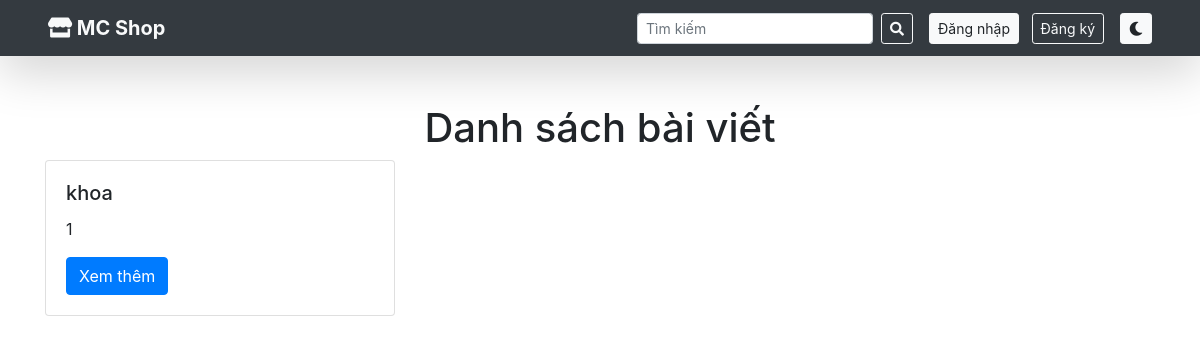
The app's page /, older data.
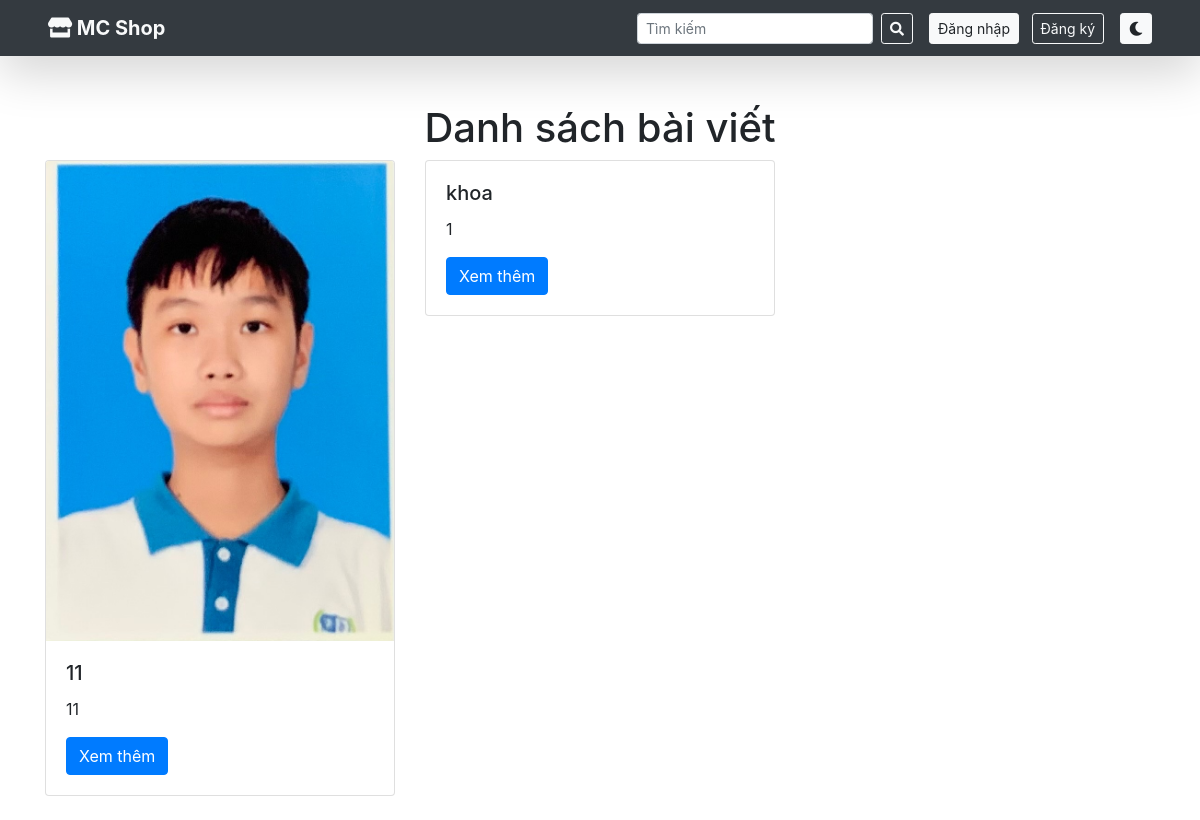
The same page, newer data.
### home/models.py (models this page shows, shortened)
class Post(models.Model):
    title = models.CharField(max_length=200)
    author = models.ForeignKey(User, on_delete=models.CASCADE)
    content = models.TextField()
    tags = models.CharField(max_length=100, blank=True)
    img = models.ImageField(upload_to='post_images/', blank=True, null=True)
    created_at = models.DateTimeField(auto_now_add=True)
    updated_at = models.DateTimeField(auto_now=True)
    price = models.DecimalField(max_digits=10, decimal_places=2, default=0.00)
    stock = models.PositiveIntegerField(default=0)
    is_available = models.BooleanField(default=True)
    likes = models.PositiveIntegerField(default=0)
    views = models.PositiveIntegerField(default=0)
    dislikes = models.ManyToManyField(User, related_name='disliked_posts', blank=True)
    title = models.CharField(max_length=200)
    author = models.ForeignKey(User, on_delete=models.CASCADE)
    content = models.TextField()
    tags = models.CharField(max_length=100, blank=True)
    img = models.ImageField(upload_to='post_images/', blank=True, null=True)
    created_at = models.DateTimeField(auto_now_add=True)
    updated_at = models.DateTimeField(auto_now=True)
    price = models.DecimalField(max_digits=10, decimal_places=2, default=0.00)
    stock = models.PositiveIntegerField(default=0)  # Số lượng hàng tồn
    is_available = models.BooleanField(default=True)
    likes = models.PositiveIntegerField(default=0)
    views = models.PositiveIntegerField(default=0)

### home/views.py (the view)
# urls.py: 2. Add a URL to urlpatterns:  path('', views.home, name='home')
def home(request):
    posts = Post.objects.all().order_by('-created_at')  # Lấy bài viết mới nhất
    return render(request, 'index.html', {'posts': posts})

### home/templates/index.html (shortened to what this page needs)
{% load static %}
<!DOCTYPE html>
<html lang="en">
<head>
    <link href="{% static 'style.css' %}" rel="stylesheet">
    <link href="https://stackpath.bootstrapcdn.com/bootstrap/4.5.2/css/bootstrap.min.css" rel="stylesheet">
    <link href="https://cdnjs.cloudflare.com/ajax/libs/font-awesome/5.15.4/css/all.min.css" rel="stylesheet">
</head>
<body>
        {% include 'navbar.html' %}
        {% include 'product.html' %}
</body>
</html>

### home/templates/product.html
<div class="container mt-5">
    <h1 class="text-center">Danh sách bài viết</h1>
    <div class="row">
        {% for post in posts %}
            <div class="col-md-4 mb-4">
                <div class="card">
                    {% if post.img %}
                        <img src="{{ post.img.url }}" class="card-img-top" alt="{{ post.title }}">
                    {% endif %}
                    <div class="card-body">
                        <h5 class="card-title">{{ post.title }}</h5>
                        <p class="card-text">{{ post.content|truncatewords:20 }}</p>
                        <a href="{% url 'product_detail' post.id %}" class="btn btn-primary">Xem thêm</a>
                    </div>
                </div>
            </div>
        {% endfor %}
    </div>
</div>

Row changes from the older to the newer data that the page shows:
added Post: img (picture), title "11", content "11"
